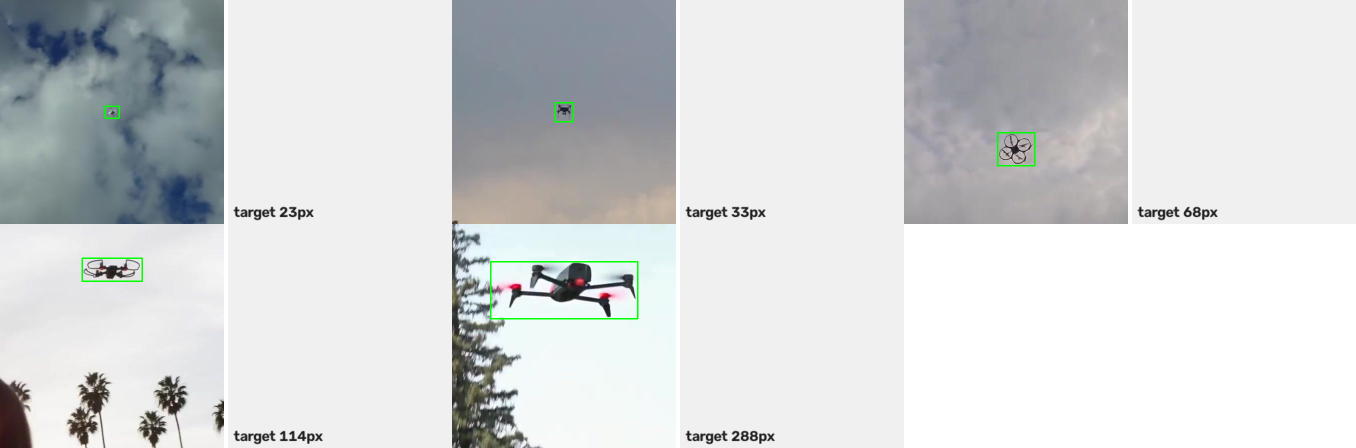
#> input picture deploy/samples_roi_448.png, 2712 x 896 px (shown at 1/2 size)
$ python -i eval_vs_ref.py   (imports and definitions only)
#> lines starting #> are read from the running program, lines starting #| are printed output that depends on the picture; after the words box and inside, x2 and y2 are one past the last pixel; in counts of white or black regions, pixels touching at a corner belong together
# eval_vs_ref.py —— 真实相机帧上：PL 结果 vs Python 参考模型（同帧、同参数）的定量评估
# 用法（板上）：python3 eval_vs_ref.py [帧数]
# 退出前会打印：逐帧明细 + 汇总（召回/虚警/重合率）
import sys, time
sys.path.insert(0, "/root/ip2")
import numpy as np
import cv2

W, H = 640, 360

def ref_detect(gray):
    """Python 参考：Top-Hat(21x21) -> CFAR(31x31, K=1, FLOOR=3) -> 连通域(area 2..2047) -> 质心"""
    k21 = cv2.getStructuringElement(cv2.MORPH_ELLIPSE, (21, 21))
    th = cv2.morphologyEx(gray, cv2.MORPH_TOPHAT, k21)
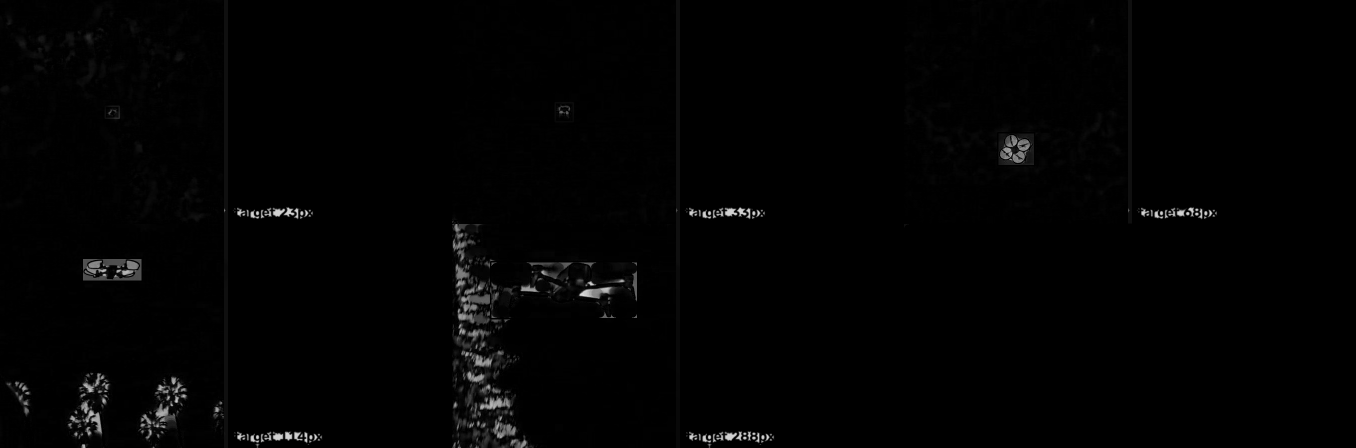
#> th: shape (896, 2712) (shown at 1/2 size); min 0, max 225, mean 2.4
    f = th.astype(np.float32)
    m = cv2.blur(f, (31, 31))
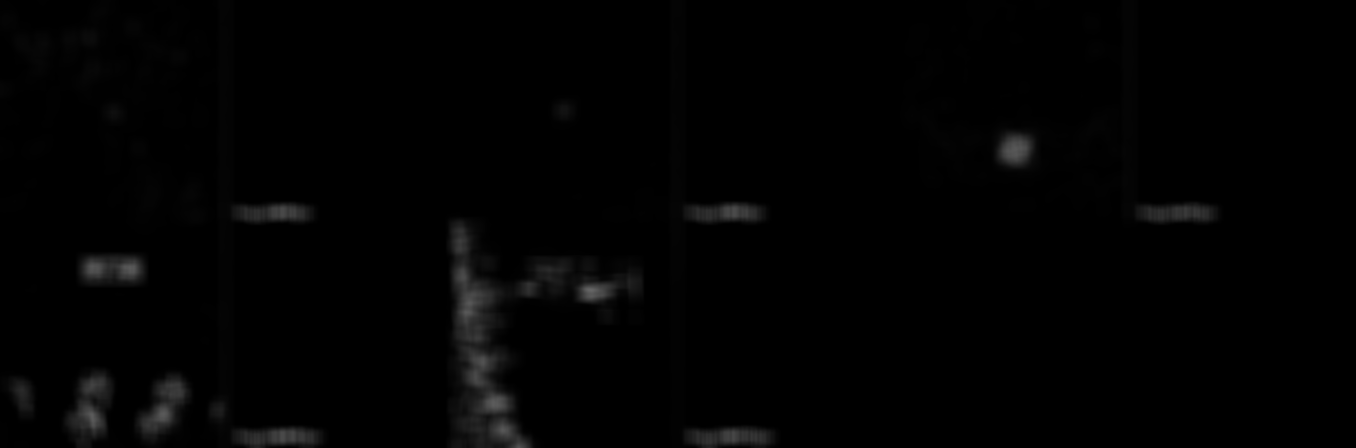
#> m: shape (896, 2712) float32 (shown at 1/2 size); min 0, max 102.3, mean 2.4
    sd = np.sqrt(np.maximum(cv2.blur(f * f, (31, 31)) - m * m, 0.0))
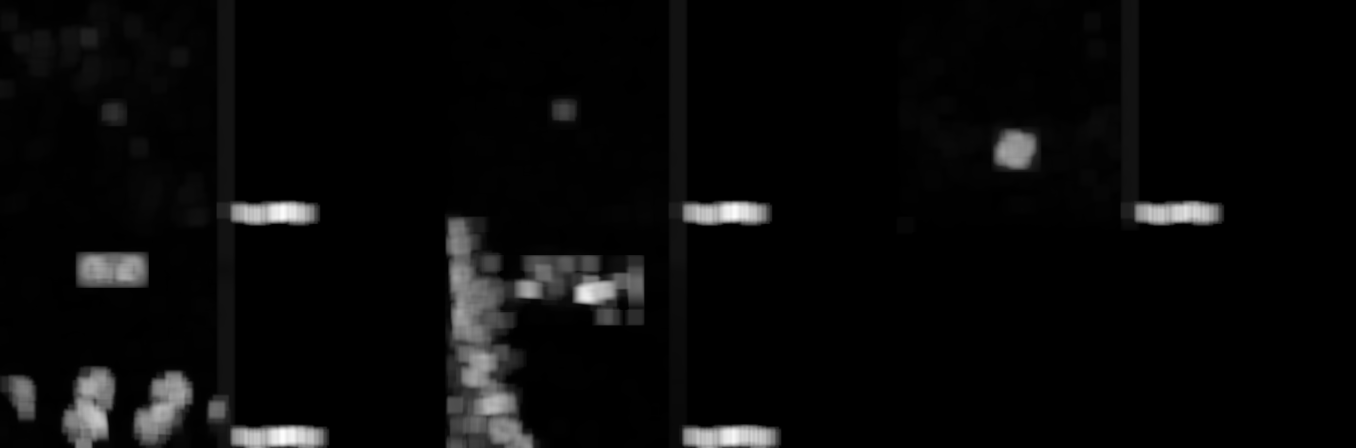
#> sd: shape (896, 2712) float32 (shown at 1/2 size); min 0, max 90.73, mean 3.4; drawn with min black and max white
    det = ((f > (m + 1.0 * sd + 3.0)).astype(np.uint8)) * 255
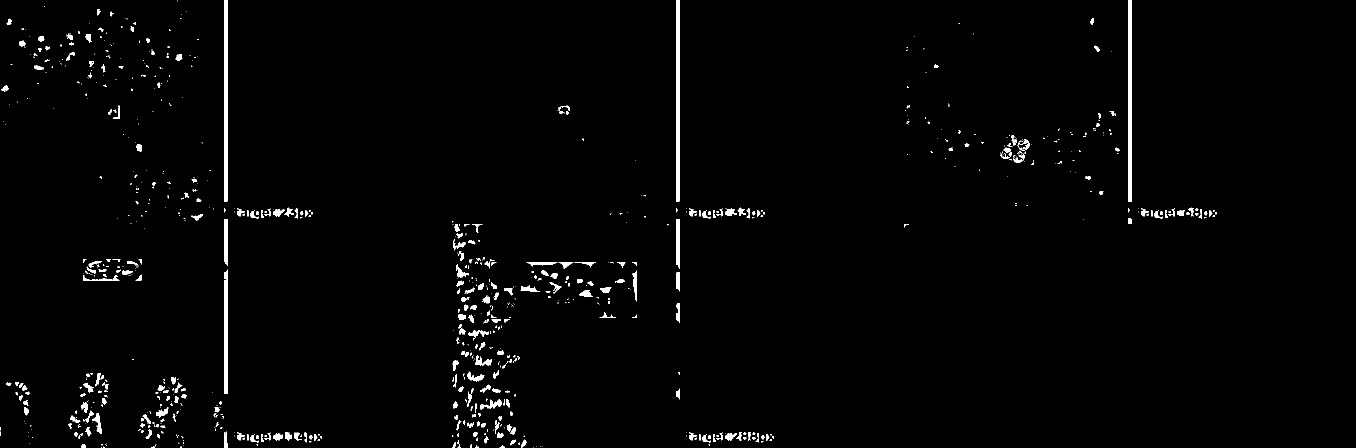
#> det: shape (896, 2712) (shown at 1/2 size); 1.6% white; 863 white regions (562 under 20 px), largest, box (x1, y1, x2, y2) and area: (2256, 0, 2264, 404) 3230, (1352, 0, 1360, 404) 3229, (448, 0, 456, 403) 3223
    n, lab, stats, cent = cv2.connectedComponentsWithStats(det, 8)
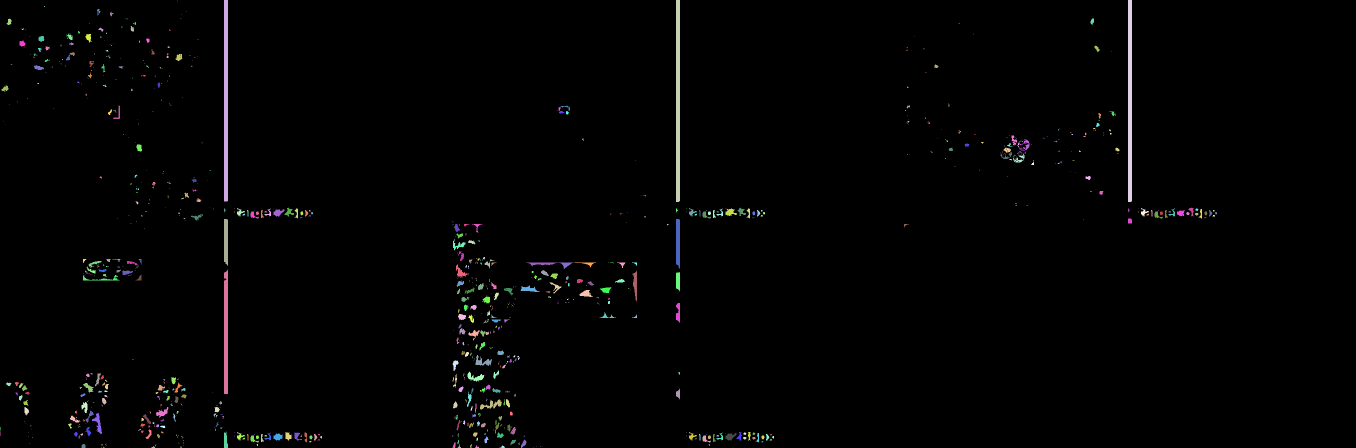
#> lab: shape (896, 2712) int32 (shown at 1/2 size); 864 distinct labels, from 0 to 863; one colour per label, 0 black
#> n = 864; stats = 864 rows, first 6: [0, 0, 2712, 896, 2391497], [355, 1, 1, 2, 2], [448, 0, 8, 403, 3223], [1352, 0, 8, 404, 3229], [2256, 0, 8, 404, 3230], [88, 12, 2, 2, 3]; cent = 864 pairs, first value 0 to 2431.6, second value 1.5 to 895
    out = []
    for i in range(1, n):
        a = int(stats[i][4])
        if 2 <= a <= 2047:
            out.append((int(cent[i][0]), int(cent[i][1]), a))
#> this loop made 863 passes
#> a on passes 1 to 3: 2, 3223, 3229
#> after the loop, out = 688 items, first 6: (355, 1, 2), (88, 12, 3), (196, 22, 45), (222, 27, 34), (18, 43, 82), (251, 37, 2)
    return out

# [47 lines left out: function main, not called in this run]

# [2 lines not run here, left out]

>>> import cv2
>>> picture = cv2.imread('../deploy/samples_roi_448.png', cv2.IMREAD_GRAYSCALE)
>>> result = ref_detect(picture)
#> result has the same summary as out in ref_detect
